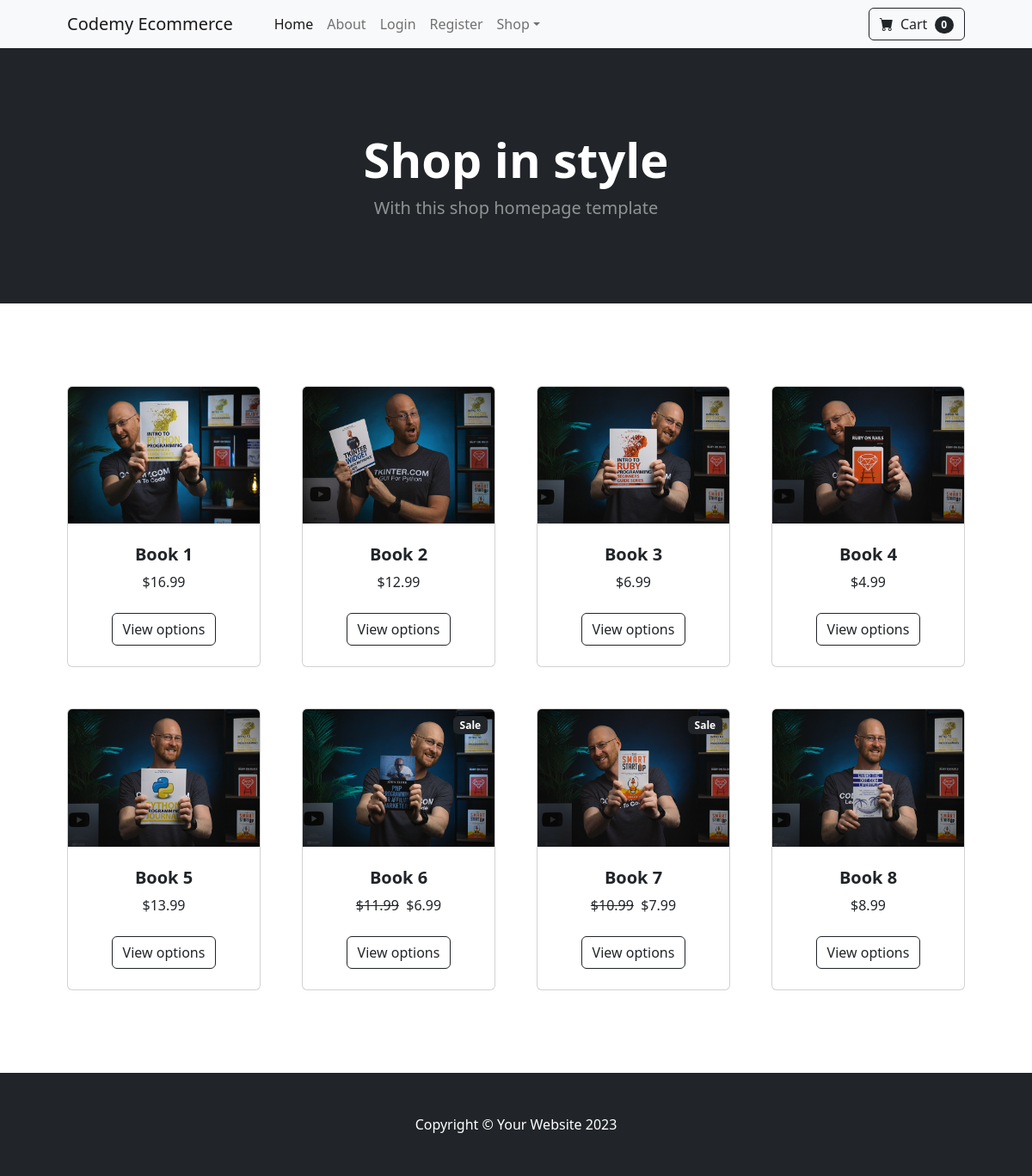
The page / on the database its author committed.
### store/models.py (models this page shows, shortened)
class Product(models.Model):
    name = models.CharField(max_length=250)
    price = models.DecimalField(default=0,decimal_places=2,max_digits=7)
    category = models.ForeignKey(Category,on_delete=models.CASCADE,default=1)
    description = models.CharField(max_length=250,default="",blank=True,null=True)
    image = models.ImageField(upload_to='uploads/product/')
    in_sale = models.BooleanField(default=False)
    sale_price = models.DecimalField(default=0,decimal_places=2,max_digits=7)

### store/views.py (the view)
# urls.py: 2. Add a URL to urlpatterns:  path('', views.home, name='home')
def home(request):
    products = Product.objects.all()
    return render(request,'home.html',{'products':products})

### cart/cart.py (called while the page is built)
    def __len__(self):
        return len(self.cart)

### cart/context_processors.py (called while the page is built)
def cart(request):
    return {'cart': Cart(request)}

### store/templates/home.html
{% extends 'base.html' %}
{% block content %}
<header class="bg-dark py-5">
    <div class="container px-4 px-lg-5 my-5">
        <div class="text-center text-white">
            <h1 class="display-4 fw-bolder">Shop in style</h1>
            <p class="lead fw-normal text-white-50 mb-0">With this shop homepage template</p>
        </div>
    </div>
</header>
<section class="py-5">
    <div class="container px-4 px-lg-5 mt-5">
        <div class="row gx-4 gx-lg-5 row-cols-2 row-cols-md-3 row-cols-xl-4 justify-content-center">
            {% for product in products %}
            <div class="col mb-5">
                <div class="card h-100">
                    {% if product.in_sale %}
                    <div class="badge bg-dark text-white position-absolute" style="top: 0.5rem; right: 0.5rem">
                        Sale
                    </div>
                    {% endif %}
                    <img class="card-img-top" src="{{ product.image.url }}" alt="{{ product.name }}" />
                    <div class="card-body p-4">
                        <div class="text-center">
                            <h5 class="fw-bolder">{{ product.name }}</h5>
                            {% if product.in_sale %}
                            <strike>${{ product.price }}</strike>&nbsp;
                            ${{ product.sale_price }}
                            {% else %}
                            ${{ product.price }}
                            {% endif %}
                        </div>
                    </div>
                    <div class="card-footer p-4 pt-0 border-top-0 bg-transparent">
                        <div class="text-center">
                            <a class="btn btn-outline-dark mt-auto" href="{% url 'product' product.id %}">View options</a>
                        </div>
                    </div>
                </div>
            </div>
            {% endfor %}
        </div>
    </div>
</section>
{% endblock %}

### store/templates/base.html (shortened to what this page needs)
{% load static %}
<!DOCTYPE html>
<html lang="en">
<head>
    <link href="https://cdn.jsdelivr.net/npm/bootstrap-icons@1.5.0/font/bootstrap-icons.css" rel="stylesheet" />
    <link href="{% static 'css/styles.css' %}" rel="stylesheet" />
</head>
<body>
    {% include 'navbar.html' %}
    {% block content %}
    {% endblock %}
    <footer class="py-5 bg-dark">
        <div class="container"><p class="m-0 text-center text-white">Copyright &copy; Your Website 2023</p></div>
    </footer>
</body>
</html>

### store/templates/navbar.html (shortened to what this page needs)
<nav class="navbar navbar-expand-lg navbar-light bg-light">
    <div class="container px-4 px-lg-5">
        <a class="navbar-brand" href="{% url 'home' %}">Codemy Ecommerce</a>
        <div class="collapse navbar-collapse" id="navbarSupportedContent">
            <ul class="navbar-nav me-auto mb-2 mb-lg-0 ms-lg-4">
                <li class="nav-item"><a class="nav-link active" aria-current="page" href="{% url 'home' %}">Home</a></li>
                <li class="nav-item"><a class="nav-link" href="{% url 'about' %}">About</a></li>
                {% if user.is_authenticated %}
                <li class="nav-item"><a class="nav-link" href="{% url 'logout' %}">Logout</a></li>
                <li class="nav-item"><a class="nav-link" href="{% url 'update_user' %}">Update Profile</a></li>
                {% else %}
                <li class="nav-item"><a class="nav-link" href="{% url 'login' %}">Login</a></li>
                <li class="nav-item"><a class="nav-link" href="{% url 'register' %}">Register</a></li>
                {% endif %}
                <li class="nav-item dropdown">
                    <a class="nav-link dropdown-toggle" id="navbarDropdown" href="#" role="button"
                        data-bs-toggle="dropdown" aria-expanded="false">Shop</a>
                </li>
            </ul>
            <form class="d-flex">
                <a href="{% url 'cart_summary' %}" class="btn btn-outline-dark">
                    <i class="bi-cart-fill me-1"></i>
                    Cart
                    <span class="badge bg-dark text-white ms-1 rounded-pill" id="cart-qty">{{cart|length}} </span>
                </a>
            </form>
        </div>
    </div>
</nav>

### rows shown on the page
Product: image (picture), name "Book 1", price "16.99"
Product: image (picture), name "Book 2", price "12.99"
Product: image (picture), name "Book 3", price "6.99"
Product: image (picture), name "Book 4", price "4.99"
Product: image (picture), name "Book 5", price "13.99"
Product: in_sale "Sale", image (picture), name "Book 6", price "11.99", sale_price "6.99"
Product: in_sale "Sale", image (picture), name "Book 7", price "10.99", sale_price "7.99"
Product: image (picture), name "Book 8", price "8.99"

### other values the page prints
{{ cart|length }} "0"
